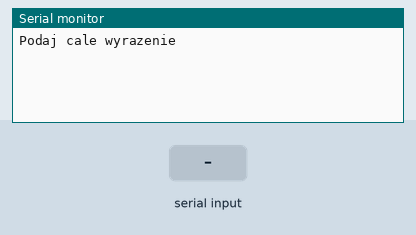
The sketch below on a simulated Arduino Uno, built with avr-gcc and run on an emulated ATmega328P. On the bench: the last lines printed to the serial monitor. Inputs (shaded band) come from the test bench.

Above: at 1.2 s.
1.3 s: "/\n" received over Serial
At 2.5 s:
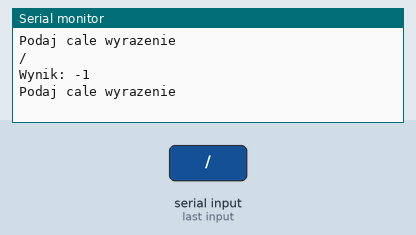
2.8 s: "*\n" received over Serial
At 3.6 s:
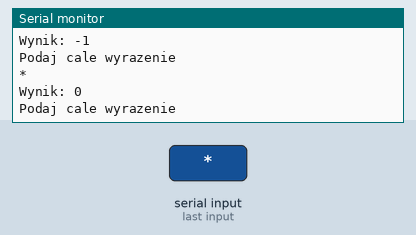
4.3 s: "+\n" received over Serial
At 4.8 s:
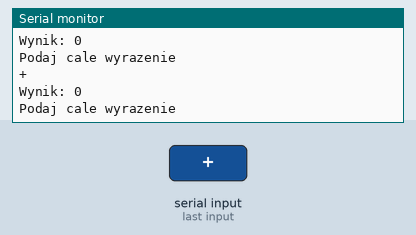
5.8 s: "90,45\n" received over Serial
At 6.3 s:
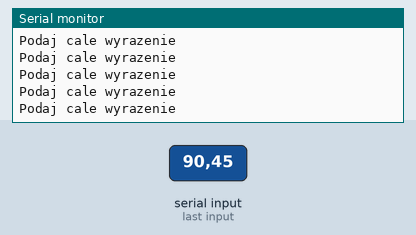

Measured:
- after the input at 1.3 s, the serial monitor: prints a new line at once (image 1)
- after the input at 2.8 s, the serial monitor: prints a new line at once (image 2)
- after the input at 4.3 s, the serial monitor: prints a new line at once (image 3)
- after the input at 5.8 s, the serial monitor: prints a new line at once (image 4)

The sketch:

Kalkulator.ino
```cpp
void setup()
{
  Serial.begin(9600);
}

bool ask_for_expr = true;
bool expr_rcvd = false;
int charsRead;
char expr[100];

int a = 0, b = 0, i, op_sign;

void loop()
{
  if(ask_for_expr){
    Serial.print("Podaj cale wyrazenie\n");
    ask_for_expr = false;
  }

//Odczt ciągu znaków z terminala
 while (Serial.available()) {
    charsRead = Serial.readBytesUntil('\n', expr, sizeof(expr) - 1);
    expr[charsRead] = NULL;
    Serial.print(expr);
   	Serial.print("\n");
   	expr_rcvd = true;
  }

  if(expr_rcvd){
    a = 0;
    b = 0;
    i = 0;
    //konwersja cyfr na int
    while(isDigit(expr[i])){
      a *= 10;
      a += (expr[i] - '0');
      i++;
    }
    op_sign = i;
    i++;
    while(isDigit(expr[i])){
      b *= 10;
      b += (expr[i] - '0');
      i++;
    }
    //
    switch(expr[op_sign]){
      case '/':
    	Serial.print("Wynik: ");
    	Serial.print(a/b);
    	Serial.print("\n");
    	expr_rcvd = false;
    	break;
      case '*':
    	Serial.print("Wynik: ");
    	Serial.print(a*b);
    	Serial.print("\n");
    	expr_rcvd = false;
    	break;
      case '+':
    	Serial.print("Wynik: ");
    	Serial.print(a+b);
    	Serial.print("\n");
    	expr_rcvd = false;
    	break;
      case '-':
    	Serial.print("Wynik: ");
    	Serial.print(a-b);
    	Serial.print("\n");
    	expr_rcvd = false;
    	break;
    }

    ask_for_expr = true;

  }
}
```
